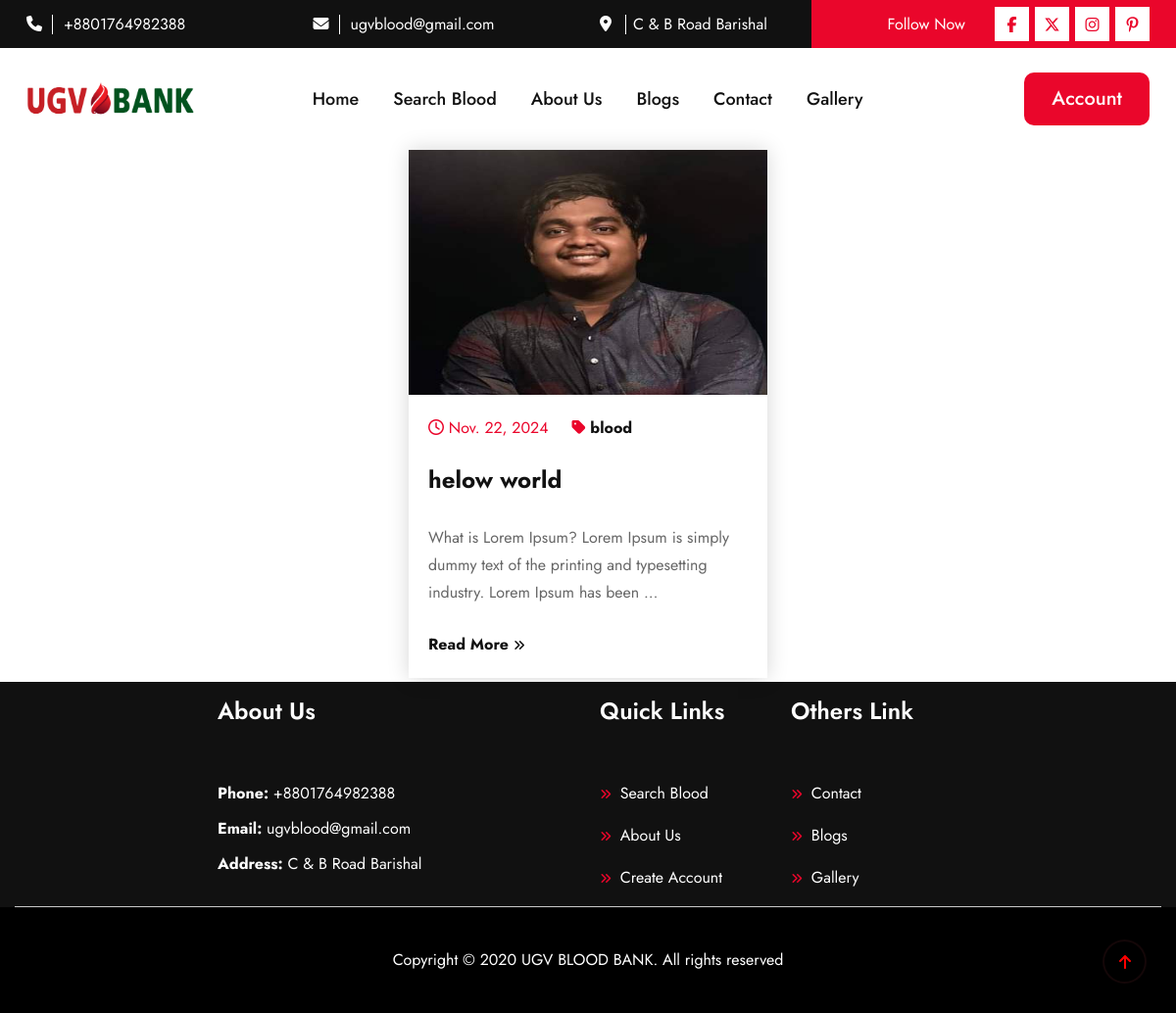
/category/1/, run on an earlier commit of the app's database.
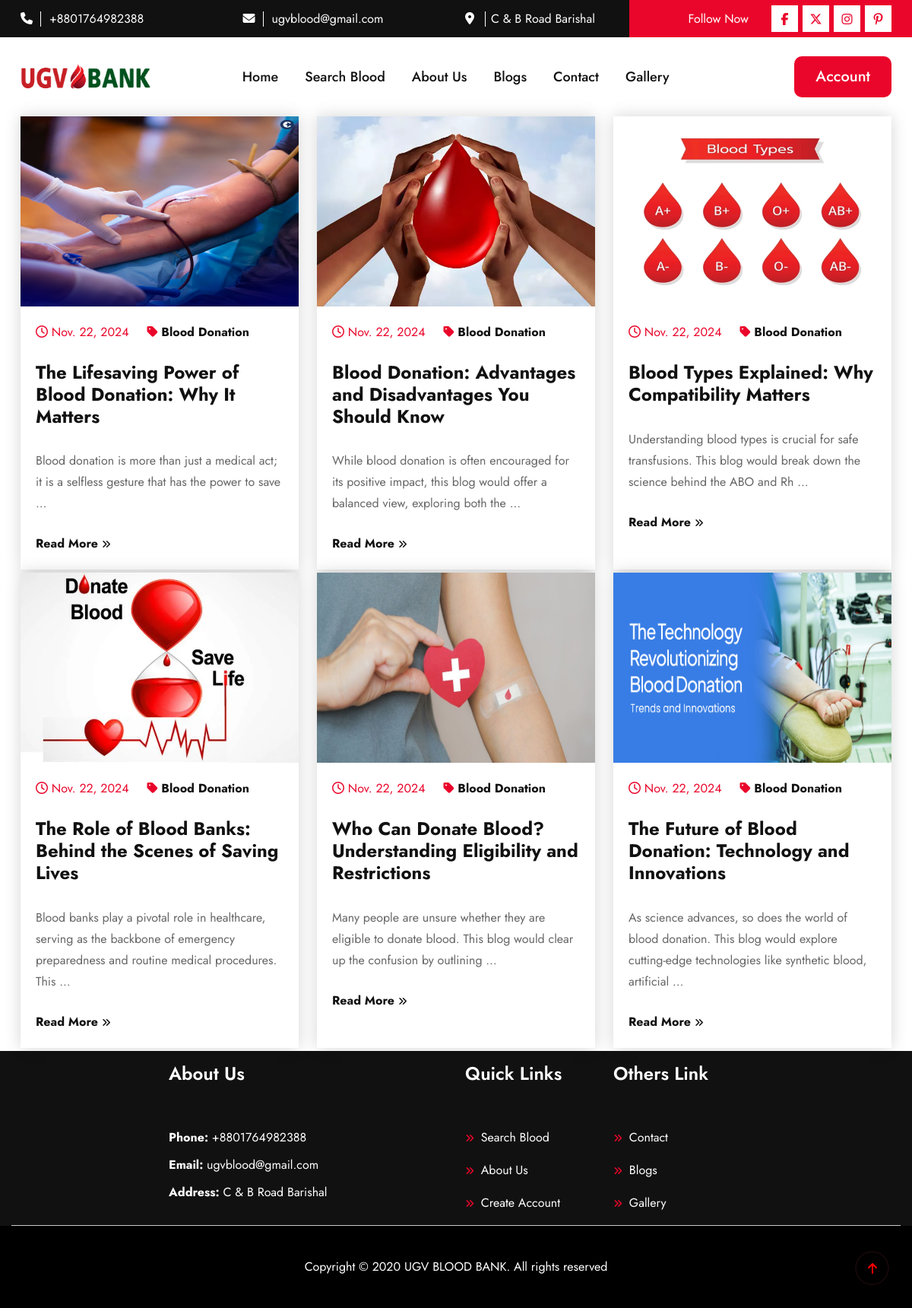
And on a later commit of the database.
### blood/models.py (models this page shows, shortened)
class Blog(models.Model):
    title = models.CharField(max_length=200)
    description = models.TextField()
    published_at = models.DateField(auto_now_add=True)
    image = models.ImageField(upload_to='blog_images/')
    category = models.ForeignKey(Category, on_delete=models.CASCADE, related_name="blogs")

class Category(models.Model):
    name = models.CharField(max_length=100, unique=True)
    created_at = models.DateTimeField(auto_now_add=True)

### blood/views.py (the view)
# urls.py: path('category/<int:category_id>/', blog_category_view, name='blog_category'),
def blog_category_view(request, category_id):
    category = get_object_or_404(Category, id=category_id)  # Get the category
    blogs = Blog.objects.filter(category=category).order_by('-published_at')  # Get blogs for that category
    all_categories = Category.objects.all()[:20]  # Get all categories (limit to 20)
    context = {
        'blogs': blogs,
        'category': category,
        'all_categories': all_categories,
    }
    return render(request, 'blog_category_list.html', context)

### blood/context_processors.py (called while the page is built)
def site_information(request):
    site_info = SiteInfo.objects.first()
    return {
        'site_info': site_info
    }

### templates/blog_category_list.html (shortened to what this page needs)
{% extends 'base.html' %}
{% block content %}
<div class="container ptb-120">
    <div class="row justify-content-center">
        {% for blog in blogs %}
        <div class="col-xl-4 col-lg-4 col-md-6 col-sm-6 col-12 mb-1">
            <div class="news_content_item">
                <div class="news_img">
                    <img src="{{ blog.image.url }}" alt="{{ blog.title }}"style="height: 250px;">
                </div>
                <div class="news_content">
                    <div class="meta d-flex gap-4">
                        <span><i class="fa-regular fa-clock"></i> {{ blog.published_at }}</span>
                        <span>
                            <i class="fa-solid fa-tag"></i>
                            <a href="{% url 'blog_category' blog.category.id %}">{{ blog.category.name }}</a>
                        </span>
                    </div>
                    <a href="{% url 'blog_detail' blog.id %}">
                        <h5>{{ blog.title }}</h5>
                    </a>
                    <p>{{ blog.description|truncatewords:20 }}</p>
                    <a href="{% url 'blog_detail' blog.id %}">Read More <i class="fa-solid fa-angles-right"></i></a>
                </div>
            </div>
        </div>
        {% empty %}
        <p>No blogs available in this category.</p>
        {% endfor %}
    </div>
</div>
{% endblock %}

What changed in the data, as far as the page shows it:
changed Blog: image: a different picture; category.name "blood" → "Blood Donation"; title "helow world" → "The Lifesaving Power of Blood Donation: Why It Matters"; description "What is Lorem Ipsum? Lorem Ipsum is simply dummy text of the printing and typesetting industry. Lorem Ipsum has been …" → "Blood donation is more than just a medical act; it is a selfless gesture that has the power to save …"
now on this page (row edited): Blog: image (picture), published_at "Nov. 22, 2024", category.name "Blood Donation", title "Blood Donation: Advantages and Disadvantages You Should Know", description "While blood donation is often encouraged for its positive impact, this blog would offer a balanced view, exploring both the …"
now on this page (row edited): Blog: image (picture), published_at "Nov. 22, 2024", category.name "Blood Donation", title "Blood Types Explained: Why Compatibility Matters", description "Understanding blood types is crucial for safe transfusions. This blog would break down the science behind the ABO and Rh …"
now on this page (row edited): Blog: image (picture), published_at "Nov. 22, 2024", category.name "Blood Donation", title "The Role of Blood Banks: Behind the Scenes of Saving Lives", description "Blood banks play a pivotal role in healthcare, serving as the backbone of emergency preparedness and routine medical procedures. This …"
added Blog: image (picture), published_at "Nov. 22, 2024", category.name "Blood Donation", title "Who Can Donate Blood? Understanding Eligibility and Restrictions", description "Many people are unsure whether they are eligible to donate blood. This blog would clear up the confusion by outlining …"
added Blog: image (picture), published_at "Nov. 22, 2024", category.name "Blood Donation", title "The Future of Blood Donation: Technology and Innovations", description "As science advances, so does the world of blood donation. This blog would explore cutting-edge technologies like synthetic blood, artificial …"
